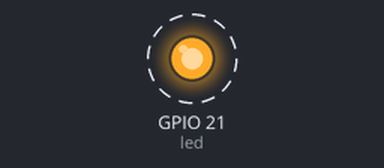
The program below on a simulated Raspberry Pi (BCM pin numbers). On the bench: output pins drawn as LEDs (lit = HIGH). Dashed ring = blinking. What the program prints to the terminal is not drawn.

Above: at 0.2 s.
Timing chart, 0 to 3.0 s (numbered marks = the images above):
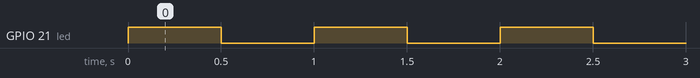

The program:

led.py
```python
import time
import board
import digitalio

# LED設定
led = digitalio.DigitalInOut(board.D21)
led.direction = digitalio.Direction.OUTPUT

print("LED点滅テスト開始 (Ctrl+C終了)")

try:
    while True:
        led.value = True   # 点灯
        print("LED ON ")
        time.sleep(0.5)
        led.value = False  # 消灯
        print("LED OFF")
        time.sleep(0.5)
except KeyboardInterrupt:
    led.value = False
    print("LED OFF - 終了")
```

Measured:
- by itself, GPIO 21 (led): alternates HIGH for 0.50 s and LOW for 0.50 s
